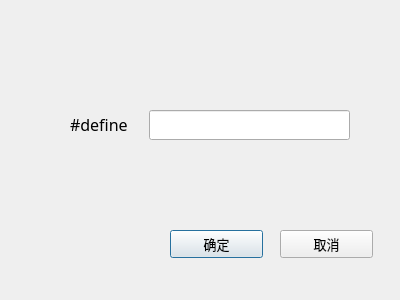
<?xml version="1.0" encoding="UTF-8"?>
<ui version="4.0">
 <class>CAddDefineDialog</class>
 <widget class="QDialog" name="CAddDefineDialog">
  <property name="geometry">
   <rect>
    <x>0</x>
    <y>0</y>
    <width>400</width>
    <height>300</height>
   </rect>
  </property>
  <property name="minimumSize">
   <size>
    <width>400</width>
    <height>300</height>
   </size>
  </property>
  <property name="maximumSize">
   <size>
    <width>400</width>
    <height>300</height>
   </size>
  </property>
  <property name="font">
   <font>
    <family>宋体</family>
    <pointsize>12</pointsize>
   </font>
  </property>
  <property name="windowTitle">
   <string>添加宏定义</string>
  </property>
  <widget class="QLabel" name="label">
   <property name="geometry">
    <rect>
     <x>70</x>
     <y>117</y>
     <width>72</width>
     <height>15</height>
    </rect>
   </property>
   <property name="text">
    <string>#define</string>
   </property>
  </widget>
  <widget class="QLineEdit" name="lineEdit">
   <property name="geometry">
    <rect>
     <x>149</x>
     <y>110</y>
     <width>201</width>
     <height>30</height>
    </rect>
   </property>
  </widget>
  <widget class="QPushButton" name="pb_ok">
   <property name="geometry">
    <rect>
     <x>170</x>
     <y>230</y>
     <width>93</width>
     <height>28</height>
    </rect>
   </property>
   <property name="font">
    <font>
     <pointsize>10</pointsize>
    </font>
   </property>
   <property name="text">
    <string>确定</string>
   </property>
  </widget>
  <widget class="QPushButton" name="pb_cancel">
   <property name="geometry">
    <rect>
     <x>280</x>
     <y>230</y>
     <width>93</width>
     <height>28</height>
    </rect>
   </property>
   <property name="font">
    <font>
     <pointsize>10</pointsize>
    </font>
   </property>
   <property name="text">
    <string>取消</string>
   </property>
  </widget>
 </widget>
 <resources/>
 <connections/>
</ui>
